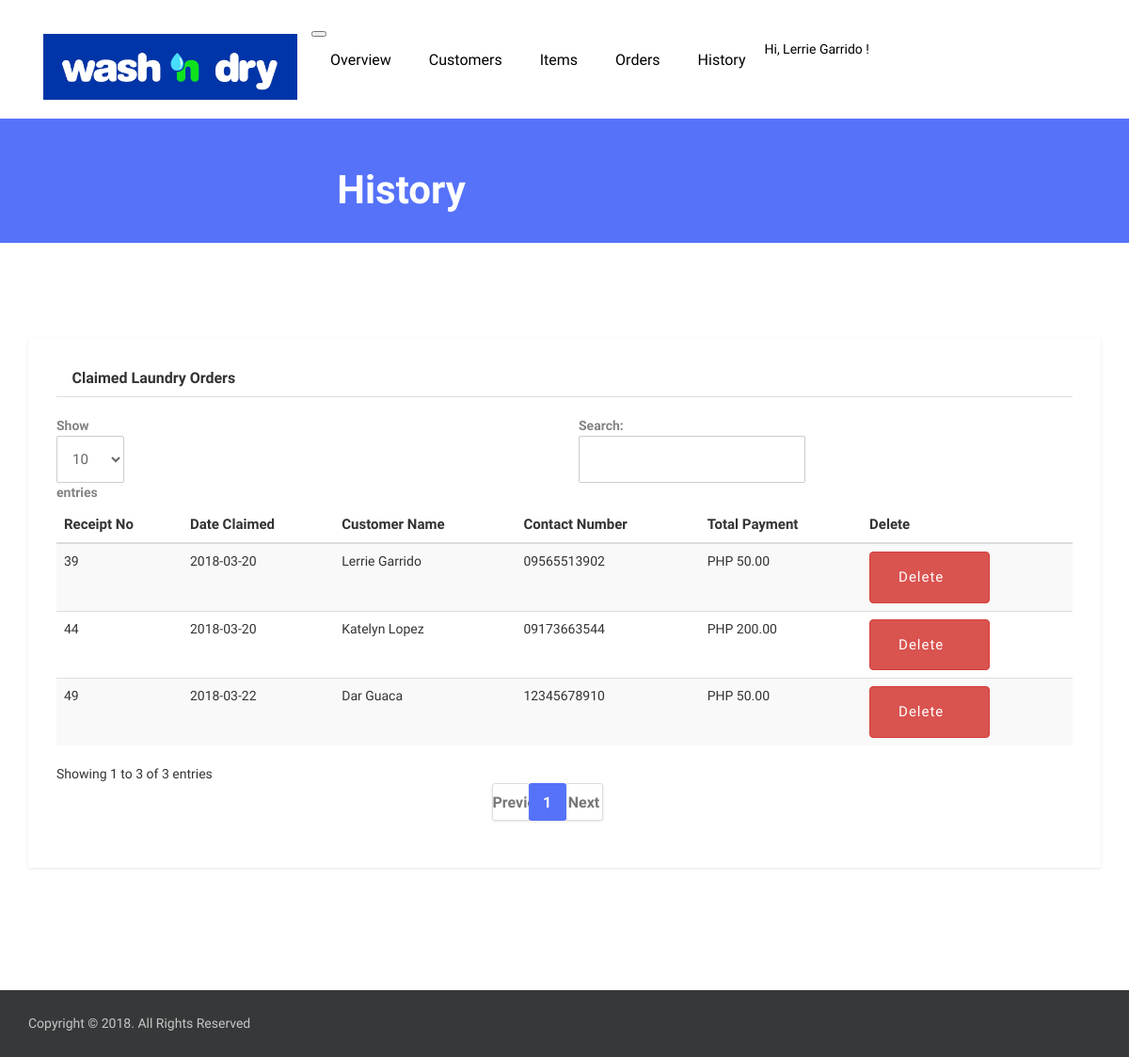
/pssychcare/laundry/history.php (signed in), run on the app's committed database.
### tables this page shows
CREATE TABLE IF NOT EXISTS `orders` (
`id` int(11) NOT NULL,
  `date_today` varchar(10) NOT NULL,
  `pick_up_date` varchar(10) NOT NULL,
  `fname` varchar(50) NOT NULL,
  `lname` varchar(50) NOT NULL,
  `contact_no` varchar(11) NOT NULL,
  `total_payment` decimal(10,2) NOT NULL,
  `status` varchar(10) NOT NULL
);

### pssychcare/laundry/history.php (the view, shortened to what this page needs)
<?php
    $query="SELECT * FROM orders WHERE status = 'Claimed'";
    $result = mysqli_query($sql, $query);
?>
<!DOCTYPE html>
<html lang="en">
<head>
	<link href="plugins/jquery-ui/jquery-ui.min.html" rel="stylesheet">
	<link href="plugins/bootstrap/dist/css/bootstrap.min.css" rel="stylesheet">
	<link href="plugins/font-awesome/css/font-awesome.min.css" rel="stylesheet">
	<link href="plugins/slick-carousel/slick/slick.css" rel="stylesheet">
	<link href="plugins/slick-carousel/slick/slick-theme.css" rel="stylesheet">
	<link href="plugins/fancybox/jquery.fancybox.pack.css" rel="stylesheet">
	<link href="plugins/jquery-nice-select/css/nice-select.css" rel="stylesheet">
	<link href="plugins/seiyria-bootstrap-slider/dist/css/bootstrap-slider.min.css" rel="stylesheet">
	<link href="css/style.css" rel="stylesheet">
    <link rel="stylesheet" type="text/css" href="https://cdn.datatables.net/v/dt/dt-1.10.16/datatables.min.css"/>
</head>
<body class="body-wrapper">
<section>
	<div class="container">
		<div class="row">
			<div class="col-md-12">
				<?php include('navbar.php') ?>
			</div>
		</div>
	</div>
</section>
<section class="page-title">
	<div class="container">
		<div class="row">
			<div class="col-md-8 offset-md-2 text-center">
				<h3><i class="fa fa-history" aria-hidden="true"></i> History</h3>
			</div>
		</div>
	</div>
</section>
<section class="blog section">
	<div class="container">
		<div class="row">
			<div class="col-md-10 offset-md-1 col-lg-12 offset-lg-0">
				<div class="sidebar">
					<div class="widget category">
						<h5 class="widget-header"><i class="fa fa-history"></i> Claimed Laundry Orders</h5>
							<table class="table table-striped table-hover" id="orders">
								<thead>
			                        <tr style="font-size: 15px">
				                        <th>Receipt No</th>
				                        <th>Date Claimed</th>
				                        <th>Customer Name</th>
				                        <th>Contact Number</th>
				                        <th>Total Payment</th>
				                        <th>Delete</th>
			                    	</tr>
		                    	</thead>
		                    	<tbody>
			                    	<?php while ($row=mysqli_fetch_array($result)) {?>
				                    	<tr style='font-size:14px'>
			                        		<td><?php echo $row['id'] ?></td>
			                        		<td><?php echo $row['pick_up_date'] ?></td>
			                        		<td><?php echo $row['fname'] ?> <?php echo $row['lname'] ?></td>
			                        		<td><?php echo $row['contact_no'] ?></td>
			                        		<td>PHP <?php echo number_format($row['total_payment'], 2) ?></td>
			                        		<form action="delete_order.php" method="POST">
			                        		<td><button name="id" value="<?php echo $row['id'] ?>" class="btn btn-danger btn-sm">Delete <i class="fa fa-times"></i></button></td>
			                        		</form>
			                        	</tr>
			                    	<?php } ?>
			                    </tbody>
	                        </table>
					</div>
				</div>
			</div>
		</div>
	</div>
</section>
<footer class="footer-bottom">
    <div class="container">
      <div class="row">
        <div class="col-sm-6 col-12">
          <div class="copyright">
            <p>Copyright © 2018. All Rights Reserved</p>
          </div>
        </div>
        <div class="col-sm-6 col-12">
          <ul class="social-media-icons text-right">
              <li><a class="fa fa-facebook" href="#"></a></li>
              <li><a class="fa fa-twitter" href="#"></a></li>
              <li><a class="fa fa-pinterest-p" href="#"></a></li>
              <li><a class="fa fa-vimeo" href="#"></a></li>
            </ul>
        </div>
      </div>
    </div>
</footer>
</body>
</html>

### pssychcare/laundry/navbar.php (shortened to what this page needs)
<?php
    if (isset($_SESSION['admin_user'])) {
        $userQuery = "SELECT * FROM admin WHERE id='".$_SESSION['admin_user']."'";
        $userResult = mysqli_query($sql, $userQuery);
        $userRow = mysqli_fetch_array($userResult);
    }else{
        header("location: index.php");
    }
?>
<nav class="navbar navbar-expand-lg  navigation">
	<a class="navbar-brand" href="overview.php">
		<img src="images/wndl.jpg" width="270" height="70" alt="Wash N' dry">
	</a>
	<button class="navbar-toggler" type="button" data-toggle="collapse" data-target="#navbarSupportedContent" aria-controls="navbarSupportedContent" aria-expanded="false" aria-label="Toggle navigation">
	</button>
	<div class="collapse navbar-collapse" id="navbarSupportedContent">
		<ul class="navbar-nav ml-auto main-nav ">
			<li class="nav-item">
				<a class="nav-link" href="overview.php">Overview</a>
			</li>
			<li class="nav-item">
				<a class="nav-link" href="customers.php">Customers</a>
			</li>
			<li class="nav-item">
				<a class="nav-link" href="items.php">Items</a>
			</li>
			<li class="nav-item">
				<a class="nav-link" href="orders.php">Orders</a>
			</li>
			<li class="nav-item">
				<a class="nav-link" href="history.php">History</a>
			</li>
		</ul>
		<ul class="navbar-nav ml-auto mt-10">
			<li class="nav-item dropdown dropdown-slide">
				<a class="nav-link dropdown-toggle" href="#" data-toggle="dropdown" aria-haspopup="true" aria-expanded="false">
					<?php echo 'Hi, '.$userRow['1'].' '.$userRow['2'].' ! ';?><span></i></span>
				</a>
			</li>
		</ul>
	</div>
</nav>

### pssychcare/laundry/css/style.css (style rules this page uses)
body { line-height: 1.5; font-family: "Muli", sans-serif; }
p, li, input, select, button { font-family: "Muli", sans-serif; color: #666; font-size: 14px; font-weight: 400; }
h1, h2, h3, h4, h5, h6 { font-family: "Muli", sans-serif; font-weight: 600; color: #333; }
p { color: #666; }
h3 { font-size: 20px; }
p { color: #888; }
ol, ul { margin: 0; padding: 0; list-style: none; }
a { transition: all .3s ease-in 0s; color: #000; }
button { cursor: pointer; }
.section { padding: 100px 0; }
.btn { font-size: 15px; letter-spacing: 1px; display: inline-block; padding: 15px 30px; border-radius: 4px; }
.page-title { background: #5672f9; padding: 35px 0; }
.page-title h3 { color: #fff; font-size: 42px; letter-spacing: 0; line-height: 1; margin-bottom: 0; }
.navigation { padding: 20px 0; }
.main-nav .nav-item .nav-link { font-size: 16px; line-height: 43px; padding: 0 20px; }
.nav-item.dropdown { position: relative; }
@media (min-width: 768px) { .dropdown-slide { position: static; } }
.widget { background: #fff; box-shadow: 0px 1px 3px 0px rgba(0, 0, 0, 0.1); padding: 25px 30px 30px; margin-bottom: 30px; border-radius: 2px; }
.widget .widget-header { display: block; font-size: 16px; font-weight: 600; margin-bottom: 20px; padding-bottom: 10px; border-bottom: 1px solid #dedede; }
.footer-bottom { position: relative; background: #363839; padding: 25px 0; }
.footer-bottom .copyright p { color: #c7c7c7; margin-bottom: 0; }
.social-media-icons { text-align: center !important; }
.social-media-icons li { display: inline-block; }
.social-media-icons li a { color: #848484; padding: 0 20px; }

### data on the page
orders: id "39", pick_up_date "2018-03-20", fname "Lerrie", lname "Garrido", contact_no "09565513902", total_payment "50.00"
orders: id "44", pick_up_date "2018-03-20", fname "Katelyn", lname "Lopez", contact_no "09173663544", total_payment "200.00"
orders: id "49", pick_up_date "2018-03-22", fname "Dar", lname "Guaca", contact_no "12345678910", total_payment "50.00"

### other printed values
$userRow['1'] "Lerrie"
$userRow['2'] "Garrido"
